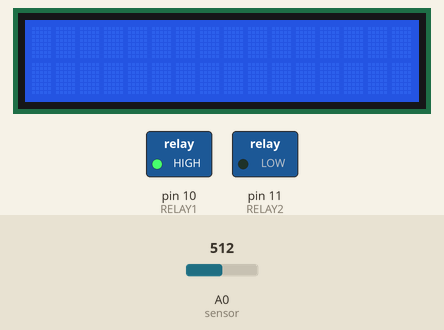
Recording of a sketch running on a simulated Arduino Uno, built with avr-gcc and run on an emulated ATmega328P. Parts: 16×2 character LCD, switched loads named in the sketch (green lamp = pin HIGH). The inputs (shaded band) are chosen by the test bench; at power-on: A0 (sensor) = 512. What the sketch prints to the serial monitor is not drawn.

Above: at 0.1 s.
At 1.1 s:
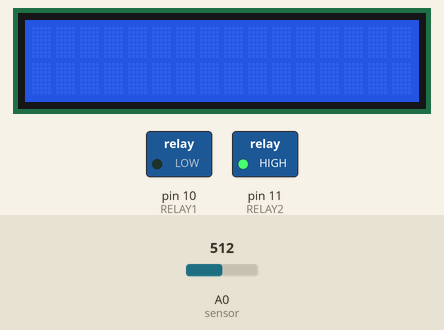
At 31.1 s:
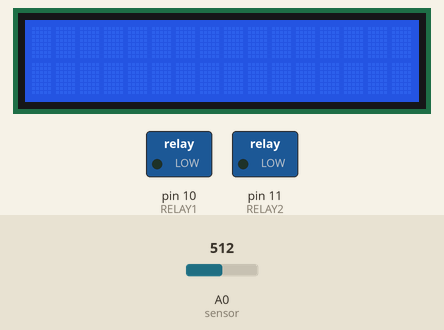
Timing chart, 0 to 32.6 s (numbered marks = the images above):
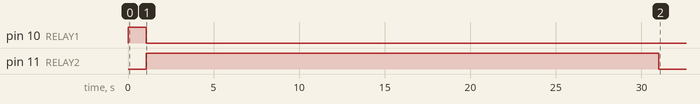

Measured:
- by itself, pin 10 (RELAY1): HIGH → LOW at 1.1 s
- by itself, pin 11 (RELAY2): LOW → HIGH at 1.1 s, → LOW 29.9 s later

The sketch:

gustavo.ino
```cpp
#include <LiquidCrystal.h>
LiquidCrystal lcd(7, 6, 5, 4, 3, 2);
int SetPoint = 260;
int RELAY1 = 10; // Relay 1 -> PIN 10
int RELAY2 = 11; // Relay 2 -> PIN 12
int ciclo1 = 0;
int ciclo2 = 0;
int sensorValue;
int actual;
int treinta;  // declaro la variable treinta (segundos)
int cientoOchenta; // // declaro la variable cientoOchenta (segundos)

void setup() {

  Serial.println("Iniciando sistema .."); // Imprimo por el monitor serial
  Serial.begin(9600);  // Inicio monitor Serial
  pinMode(RELAY1,OUTPUT); // Declaro el pin como salida
  pinMode(RELAY2,OUTPUT);  //Declaro el pin como salida
  digitalWrite(RELAY1,HIGH);  // Enciendo el Rele-1
  Serial.println("Enciendo el Rele 1");
  lcd.begin(16, 2); // Inicio la pantalla
  ciclo1=1;
  Serial.println("Iniciado correctamente"); // Imprimo por el monitor serial

}

void loop() {
/* ESTO LO UITLIZO PARA INGRESAR LA TEMPERATURA POR LE MONITOR SERIAL
   if (Serial.available() > 0) {
      delay(20);
      String bufferString = "";
      while (Serial.available() > 0) {
      bufferString += (char)Serial.read();
    }

   Serial.println(bufferString);
   Serial.println(SetPoint);

 sensorValue = String(bufferString).toInt();


 }
 */

  sensorValue = analogRead(A0); // Igualo la variable sensor a la lectura del Pin A0
  if (ciclo1 == 1){ funcion1(); }// llamo a la funcion "Funcion-1"
  if (ciclo2 == 1){ funcion2(); }// llamo a la funcion "Funcion-2"


}

void funcion1(){ // Funcion 1

//Serial.print("Funcion 1 ");
 if (sensorValue >= SetPoint){ Serial.println("Es MAYOR"); }else {Serial.println("Es Menor");}
 delay(1000);
 if (sensorValue >= SetPoint){

    digitalWrite(RELAY1, LOW);  // Apago el Rele-1
    Serial.println("Apago el Rele 1");// Imprimo por monitor Serial
    digitalWrite(RELAY2, HIGH);  // Enciendo el Rele-2
    Serial.println("Enciendo el Rele 2");// Imprimo por monitor Serial

    ciclo2 = 1;
    ciclo1 = 0;

    actual = millis()/1000;
    treinta = actual + 30;
    cientoOchenta = actual + 180;

    Serial.print("ACTUAL");// Imprimo por monitor Serial
    Serial.println(actual);
    Serial.print("treinta");// Imprimo por monitor Serial
    Serial.println(treinta);
    Serial.print("cientoochenta");// Imprimo por monitor Serial
    Serial.println(cientoOchenta);
  } else {

  digitalWrite(RELAY1,HIGH);  // Enciendo el Rele-1

  }

}


void funcion2(){ // funcion 2

    actual = millis()/1000;
    Serial.println(actual);// Imprimo por monitor Serial
   // delay(1000);

    if ( actual >= treinta){
      digitalWrite(RELAY2, LOW);  // Apago el Rele-2
      Serial.println("Apago el Rele 2"); // Imprimo por monitor Serial

      }

    if ( actual >= cientoOchenta){
     ciclo1 = 1;
     ciclo2 = 0;
      }

}
```
